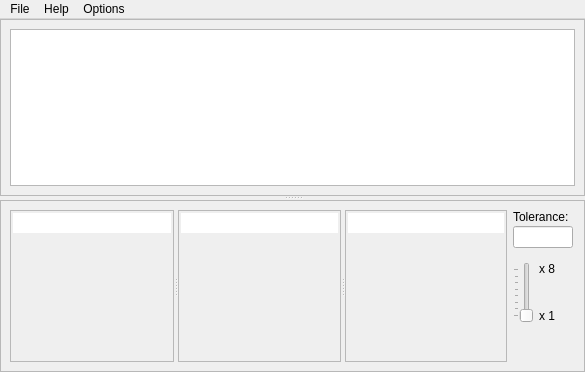
<?xml version="1.0" encoding="UTF-8"?>
<ui version="4.0">
 <class>MainWindow</class>
 <widget class="QMainWindow" name="MainWindow">
  <property name="geometry">
   <rect>
    <x>0</x>
    <y>0</y>
    <width>585</width>
    <height>372</height>
   </rect>
  </property>
  <property name="acceptDrops">
   <bool>true</bool>
  </property>
  <property name="windowTitle">
   <string>MainWindow</string>
  </property>
  <widget class="QWidget" name="centralwidget">
   <layout class="QVBoxLayout" name="verticalLayout">
    <property name="margin">
     <number>0</number>
    </property>
    <item>
     <widget class="QSplitter" name="splitter">
      <property name="orientation">
       <enum>Qt::Vertical</enum>
      </property>
      <property name="childrenCollapsible">
       <bool>false</bool>
      </property>
      <widget class="QFrame" name="frame">
       <property name="frameShape">
        <enum>QFrame::StyledPanel</enum>
       </property>
       <property name="frameShadow">
        <enum>QFrame::Raised</enum>
       </property>
       <layout class="QGridLayout" name="gridLayout_4">
        <item row="0" column="0" rowspan="2">
         <widget class="QGraphicsView" name="graphicsView">
          <property name="acceptDrops">
           <bool>true</bool>
          </property>
          <property name="toolTip">
           <string/>
          </property>
         </widget>
        </item>
       </layout>
      </widget>
      <widget class="QFrame" name="frame_2">
       <property name="frameShape">
        <enum>QFrame::StyledPanel</enum>
       </property>
       <property name="frameShadow">
        <enum>QFrame::Raised</enum>
       </property>
       <layout class="QGridLayout" name="gridLayout">
        <property name="verticalSpacing">
         <number>2</number>
        </property>
        <item row="0" column="0" rowspan="6">
         <widget class="QSplitter" name="splitter_3">
          <property name="orientation">
           <enum>Qt::Horizontal</enum>
          </property>
          <widget class="QFrame" name="frame_3">
           <property name="frameShape">
            <enum>QFrame::StyledPanel</enum>
           </property>
           <property name="frameShadow">
            <enum>QFrame::Plain</enum>
           </property>
           <layout class="QGridLayout" name="gridLayout_6">
            <property name="margin">
             <number>2</number>
            </property>
            <property name="spacing">
             <number>2</number>
            </property>
            <item row="0" column="0">
             <widget class="QLineEdit" name="image1_title_te">
              <property name="autoFillBackground">
               <bool>false</bool>
              </property>
              <property name="frame">
               <bool>false</bool>
              </property>
              <property name="readOnly">
               <bool>false</bool>
              </property>
             </widget>
            </item>
            <item row="1" column="0">
             <widget class="QScrollArea" name="scrollArea">
              <property name="frameShape">
               <enum>QFrame::NoFrame</enum>
              </property>
              <property name="widgetResizable">
               <bool>true</bool>
              </property>
              <widget class="QWidget" name="scrollAreaWidgetContents">
               <property name="geometry">
                <rect>
                 <x>0</x>
                 <y>0</y>
                 <width>156</width>
                 <height>123</height>
                </rect>
               </property>
               <layout class="QVBoxLayout" name="verticalLayout_4">
                <property name="spacing">
                 <number>0</number>
                </property>
                <property name="margin">
                 <number>0</number>
                </property>
                <item>
                 <widget class="QLabel" name="image1_lbl">
                  <property name="sizePolicy">
                   <sizepolicy hsizetype="Expanding" vsizetype="Expanding">
                    <horstretch>0</horstretch>
                    <verstretch>0</verstretch>
                   </sizepolicy>
                  </property>
                  <property name="acceptDrops">
                   <bool>true</bool>
                  </property>
                  <property name="text">
                   <string/>
                  </property>
                 </widget>
                </item>
               </layout>
              </widget>
             </widget>
            </item>
           </layout>
          </widget>
          <widget class="QSplitter" name="splitter_2">
           <property name="orientation">
            <enum>Qt::Horizontal</enum>
           </property>
           <widget class="QFrame" name="frame_4">
            <property name="frameShape">
             <enum>QFrame::StyledPanel</enum>
            </property>
            <property name="frameShadow">
             <enum>QFrame::Plain</enum>
            </property>
            <layout class="QGridLayout" name="gridLayout_5">
             <property name="verticalSpacing">
              <number>2</number>
             </property>
             <property name="margin">
              <number>2</number>
             </property>
             <item row="0" column="0">
              <widget class="QLineEdit" name="image2_title_te">
               <property name="frame">
                <bool>false</bool>
               </property>
               <property name="readOnly">
                <bool>true</bool>
               </property>
              </widget>
             </item>
             <item row="1" column="0">
              <widget class="QScrollArea" name="scrollArea_2">
               <property name="frameShape">
                <enum>QFrame::NoFrame</enum>
               </property>
               <property name="widgetResizable">
                <bool>true</bool>
               </property>
               <widget class="QWidget" name="scrollAreaWidgetContents_2">
                <property name="geometry">
                 <rect>
                  <x>0</x>
                  <y>0</y>
                  <width>157</width>
                  <height>123</height>
                 </rect>
                </property>
                <layout class="QVBoxLayout" name="verticalLayout_2">
                 <property name="spacing">
                  <number>0</number>
                 </property>
                 <property name="margin">
                  <number>0</number>
                 </property>
                 <item>
                  <widget class="QLabel" name="image2_lbl">
                   <property name="sizePolicy">
                    <sizepolicy hsizetype="Expanding" vsizetype="MinimumExpanding">
                     <horstretch>0</horstretch>
                     <verstretch>0</verstretch>
                    </sizepolicy>
                   </property>
                   <property name="acceptDrops">
                    <bool>true</bool>
                   </property>
                   <property name="frameShape">
                    <enum>QFrame::NoFrame</enum>
                   </property>
                   <property name="text">
                    <string/>
                   </property>
                  </widget>
                 </item>
                </layout>
               </widget>
              </widget>
             </item>
            </layout>
           </widget>
           <widget class="QFrame" name="frame_5">
            <property name="frameShape">
             <enum>QFrame::StyledPanel</enum>
            </property>
            <property name="frameShadow">
             <enum>QFrame::Plain</enum>
            </property>
            <layout class="QGridLayout" name="gridLayout_2">
             <property name="margin">
              <number>2</number>
             </property>
             <property name="spacing">
              <number>2</number>
             </property>
             <item row="0" column="0">
              <widget class="QLineEdit" name="compare_title_te">
               <property name="frame">
                <bool>false</bool>
               </property>
               <property name="readOnly">
                <bool>true</bool>
               </property>
              </widget>
             </item>
             <item row="1" column="0">
              <widget class="QScrollArea" name="scrollArea_3">
               <property name="frameShape">
                <enum>QFrame::NoFrame</enum>
               </property>
               <property name="widgetResizable">
                <bool>true</bool>
               </property>
               <widget class="QWidget" name="scrollAreaWidgetContents_3">
                <property name="geometry">
                 <rect>
                  <x>0</x>
                  <y>0</y>
                  <width>156</width>
                  <height>123</height>
                 </rect>
                </property>
                <layout class="QVBoxLayout" name="verticalLayout_5">
                 <property name="spacing">
                  <number>0</number>
                 </property>
                 <property name="margin">
                  <number>0</number>
                 </property>
                 <item>
                  <widget class="QLabel" name="overlay_lbl">
                   <property name="sizePolicy">
                    <sizepolicy hsizetype="Expanding" vsizetype="Expanding">
                     <horstretch>0</horstretch>
                     <verstretch>0</verstretch>
                    </sizepolicy>
                   </property>
                   <property name="text">
                    <string/>
                   </property>
                  </widget>
                 </item>
                </layout>
               </widget>
              </widget>
             </item>
            </layout>
           </widget>
          </widget>
         </widget>
        </item>
        <item row="0" column="1" colspan="2">
         <widget class="QLabel" name="label">
          <property name="text">
           <string>Tolerance:</string>
          </property>
         </widget>
        </item>
        <item row="1" column="1" colspan="2">
         <widget class="QLineEdit" name="tolerance_le">
          <property name="sizePolicy">
           <sizepolicy hsizetype="Minimum" vsizetype="Fixed">
            <horstretch>0</horstretch>
            <verstretch>0</verstretch>
           </sizepolicy>
          </property>
          <property name="minimumSize">
           <size>
            <width>30</width>
            <height>0</height>
           </size>
          </property>
          <property name="maximumSize">
           <size>
            <width>60</width>
            <height>16777215</height>
           </size>
          </property>
          <property name="toolTip">
           <string notr="true">Color Tolerance</string>
          </property>
          <property name="text">
           <string/>
          </property>
         </widget>
        </item>
        <item row="3" column="1" rowspan="2">
         <widget class="QSlider" name="scale_Slider">
          <property name="sizePolicy">
           <sizepolicy hsizetype="Fixed" vsizetype="Expanding">
            <horstretch>0</horstretch>
            <verstretch>0</verstretch>
           </sizepolicy>
          </property>
          <property name="minimumSize">
           <size>
            <width>0</width>
            <height>60</height>
           </size>
          </property>
          <property name="minimum">
           <number>1</number>
          </property>
          <property name="maximum">
           <number>8</number>
          </property>
          <property name="singleStep">
           <number>1</number>
          </property>
          <property name="pageStep">
           <number>1</number>
          </property>
          <property name="value">
           <number>1</number>
          </property>
          <property name="orientation">
           <enum>Qt::Vertical</enum>
          </property>
          <property name="invertedAppearance">
           <bool>false</bool>
          </property>
          <property name="invertedControls">
           <bool>false</bool>
          </property>
          <property name="tickPosition">
           <enum>QSlider::TicksAbove</enum>
          </property>
         </widget>
        </item>
        <item row="3" column="2">
         <widget class="QLabel" name="label_6">
          <property name="text">
           <string>x 8</string>
          </property>
          <property name="alignment">
           <set>Qt::AlignLeading|Qt::AlignLeft|Qt::AlignTop</set>
          </property>
         </widget>
        </item>
        <item row="4" column="2">
         <widget class="QLabel" name="label_7">
          <property name="text">
           <string>x 1</string>
          </property>
          <property name="alignment">
           <set>Qt::AlignBottom|Qt::AlignLeading|Qt::AlignLeft</set>
          </property>
         </widget>
        </item>
        <item row="5" column="1" colspan="2">
         <spacer name="verticalSpacer_3">
          <property name="orientation">
           <enum>Qt::Vertical</enum>
          </property>
          <property name="sizeHint" stdset="0">
           <size>
            <width>62</width>
            <height>51</height>
           </size>
          </property>
         </spacer>
        </item>
        <item row="2" column="1">
         <spacer name="verticalSpacer">
          <property name="orientation">
           <enum>Qt::Vertical</enum>
          </property>
          <property name="sizeType">
           <enum>QSizePolicy::Fixed</enum>
          </property>
          <property name="sizeHint" stdset="0">
           <size>
            <width>20</width>
            <height>10</height>
           </size>
          </property>
         </spacer>
        </item>
       </layout>
      </widget>
     </widget>
    </item>
   </layout>
  </widget>
  <widget class="QMenuBar" name="menubar">
   <property name="geometry">
    <rect>
     <x>0</x>
     <y>0</y>
     <width>585</width>
     <height>21</height>
    </rect>
   </property>
   <widget class="QMenu" name="menuFile">
    <property name="title">
     <string>File</string>
    </property>
    <addaction name="actionOpenImages"/>
    <addaction name="actionClearImages"/>
    <addaction name="separator"/>
    <addaction name="actionExit"/>
   </widget>
   <widget class="QMenu" name="menuHelp">
    <property name="title">
     <string>Help</string>
    </property>
    <addaction name="actionAbout"/>
    <addaction name="actionUser_Guide"/>
   </widget>
   <widget class="QMenu" name="menuOptions">
    <property name="title">
     <string>Options</string>
    </property>
    <addaction name="actionIgnore_Transparent_Pixels"/>
    <addaction name="actionCheck_for_update_at_start"/>
   </widget>
   <addaction name="menuFile"/>
   <addaction name="menuHelp"/>
   <addaction name="menuOptions"/>
  </widget>
  <action name="actionOpenImages">
   <property name="text">
    <string>Add Images...</string>
   </property>
  </action>
  <action name="actionClearImages">
   <property name="text">
    <string>Clear Images</string>
   </property>
  </action>
  <action name="actionExit">
   <property name="text">
    <string>Exit</string>
   </property>
  </action>
  <action name="actionAbout">
   <property name="text">
    <string>About...</string>
   </property>
  </action>
  <action name="actionUser_Guide">
   <property name="text">
    <string>User Guide...</string>
   </property>
  </action>
  <action name="actionIgnore_Transparent_Pixels">
   <property name="checkable">
    <bool>true</bool>
   </property>
   <property name="checked">
    <bool>true</bool>
   </property>
   <property name="text">
    <string>Ignore Transparent Pixels</string>
   </property>
   <property name="toolTip">
    <string>Ignore Transparent Pixels when comparing</string>
   </property>
  </action>
  <action name="actionCheck_for_update_at_start">
   <property name="checkable">
    <bool>true</bool>
   </property>
   <property name="checked">
    <bool>true</bool>
   </property>
   <property name="text">
    <string>Check for update at start.</string>
   </property>
  </action>
 </widget>
 <resources>
  <include location="../ImageDiff.qrc"/>
 </resources>
 <connections/>
</ui>
